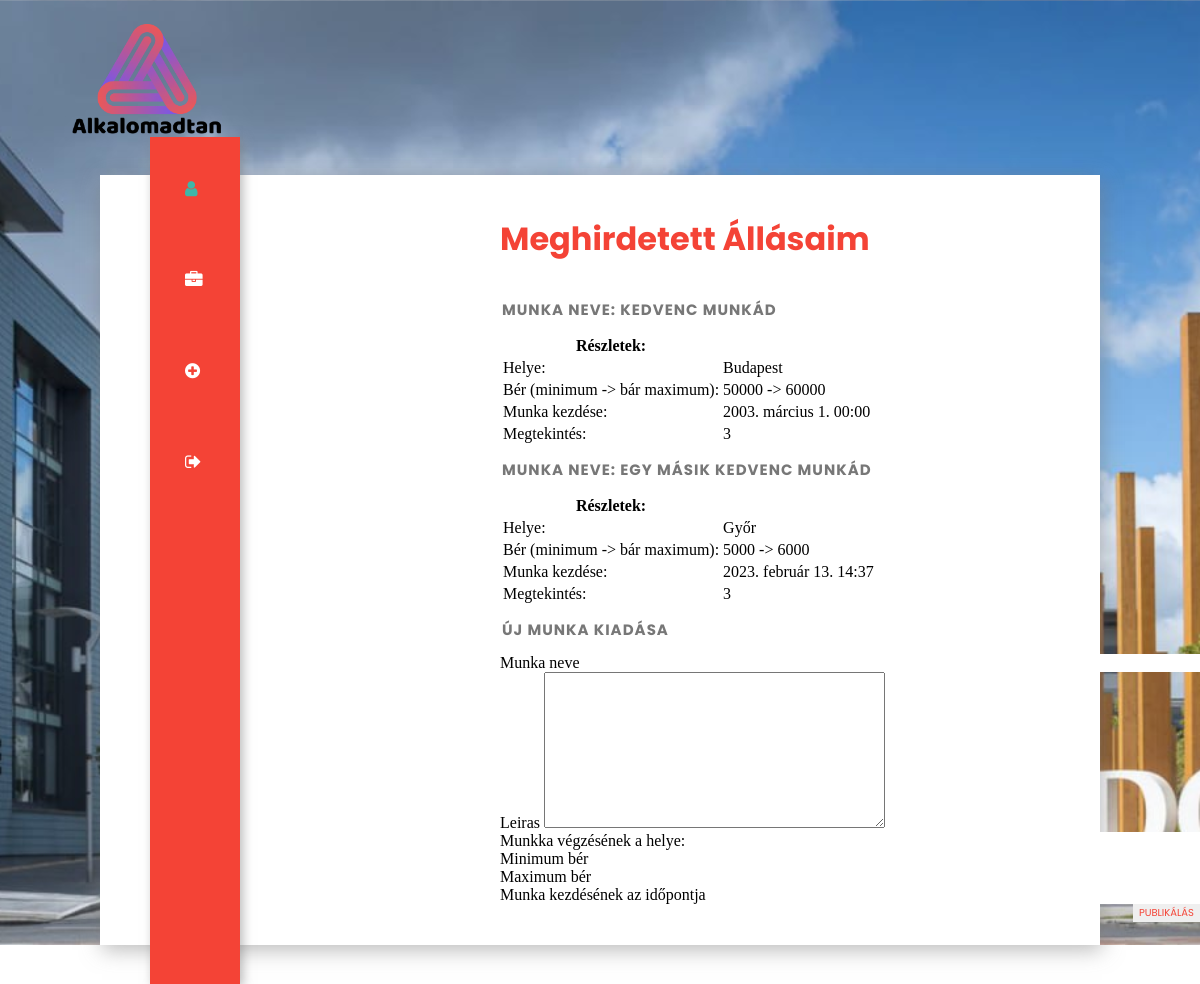
Screenshot of /profil/ujmunka/ (signed in) with the database file from the repository.
### app/models.py (models this page shows, shortened)
class Munka(models.Model):
    class Meta:
        ordering = ["-katt"]
    nev = models.CharField(max_length=255, null=False)
    leiras = models.TextField(default="", null=False)
    helye = models.CharField(default="", max_length=255)
    katt = models.IntegerField(default=0)
    publikalo = models.ForeignKey(settings.AUTH_USER_MODEL, on_delete=models.CASCADE)
    berMin = models.IntegerField(null=False)
    berMax = models.IntegerField(null=True)
    munkaKezd = models.DateTimeField()

### app/views.py (the view)
# urls.py: path("profil/ujmunka/", views.Profil_UjMunka, name="ProfilUjMunka"),
def Profil_UjMunka(request):
    userId = request.user.id
    userUsername = request.user.username
    felhasznalo = request.user
    print(f"Profil_UjMunka(request) - {userUsername} ({userId})")
    if request.POST:
        if request.user.is_authenticated:
            ujMunkaForm = MunkaFrom(request.POST)
            if ujMunkaForm.is_valid():
                mentendo = ujMunkaForm.save(commit=False)
                mentendo.publikalo = User.objects.get(pk=request.user.id)
                mentendo.save()
                print("Mentve!")
            else:
                print("invalid form")
                print(ujMunkaForm.errors)
    else:
        ujMunkaForm = MunkaFrom()
    template = loader.get_template("app/profile/profilePageAd.html")
    munkak = ""
    try:
        munkak = list(Munka.objects.filter(publikalo = request.user.id).values())
    except:
        print(traceback.format_exc())
        munkak = None
    context = {
        "cim": "Profilod",
        "felhasznalo":felhasznalo,
        "form":ujMunkaForm,
        "munka": munkak
        }
    return HttpResponse(template.render(context,request))

### app/forms.py
class MunkaFrom(ModelForm):
    class Meta:
        model = Munka
        fields = "__all__"
        exclude = ["publikalo", "katt"]
    nev = forms.CharField(label="Munka neve", max_length=250)
    leiras = forms.TextInput()
    helye = forms.CharField(label="Munkka végzésének a helye:", max_length=150)
    berMin = forms.IntegerField(label="Minimum bér")
    berMax = forms.IntegerField(label="Maximum bér")
    munkaKezd = forms.DateField(label="Munka kezdésének az időpontja")

### app/templates/app/profile/profilePageAd.html (shortened to what this page needs)
{% extends 'app/layout/commonhead3.html' %}
{% block content %}
{% load static %}
{% if felhasznalo.is_authenticated %}
    {% if munka is not None %}
    <div class="rightbox">
        <div class="profile">
            <h1>Meghirdetett Állásaim</h1>
            {% for i in munka %}
            <div>
                <h2>Munka neve: {{i.nev}}</h2>
                <table>
                    <thead>
                        <th>Részletek:</th>
                    </thead>
                    <tbody>
                        <tr>
                            <td>Helye: </td>
                            <td>{{i.helye}}</td>
                        </tr>
                        <tr>
                            <td>Bér (minimum -> bár maximum): </td>
                            <td>{{i.berMin}} -> {{i.berMax}}</td>
                        </tr>
                        <tr>
                            <td>Munka kezdése: </td>
                            <td>{{i.munkaKezd}}</td>
                        </tr>
                        <tr>
                            <td>Megtekintés: </td>
                            <td>{{i.katt}}</td>
                        </tr>
                    </tbody>
                </table>
            </div>
            {% endfor %}
            <h2>Új munka kiadása</h2>
            <div>
<form method="POST">
{% for field in form %}
    <div class="">
        <label class="">{{ field.label }}</label>
        {{ field }}
    </div>
{% endfor %}
<input type="submit" value="Publikálás" class="btn btn-primary">
</form>
            </div>
        </div>
    </div>
    </div>
</section>
    {% endif %}
{% endif %}
{% endblock %}

### app/static/style3.css (style rules this page uses)
body { box-sizing: border-box; padding: 0; margin: 0; }
.rightbox { float: right; width: 60%; height: 100%; }
.profile { position: absolute; width: 70%; }
h1 { font-family: 'Poppins', sans-serif; color: #f44336; font-size: 2em; margin-top: 40px; margin-bottom: 35px; }
h2 { color: #777; font-family: 'Poppins', sans-serif; width: 80%; text-transform: uppercase; font-size: 15px; letter-spacing: 1px; margin-left: 2px; }
.btn { float: right; font-family: 'Poppins', sans-serif; text-transform: uppercase; font-size: 10px; border: none; color: #f44336; }
input { float: right; font-family: 'Poppins', sans-serif; text-transform: uppercase; font-size: 10px; border: none; color: #f44336; }

### rows the page displays
Munka: nev "KEDVENC MUNKÁD", helye "Budapest", berMin "50000", berMax "60000", munkaKezd "2003. március 1. 00:00", katt "3"
Munka: nev "EGY MÁSIK KEDVENC MUNKÁD", helye "Győr", berMin "5000", berMax "6000", munkaKezd "2023. február 13. 14:37", katt "3"

### other values shown
{{ field.label }} "Munka neve" "Leiras" "Munkka végzésének a helye:" "Minimum bér" "Maximum bér" "Munka kezdésének az időpontja"
